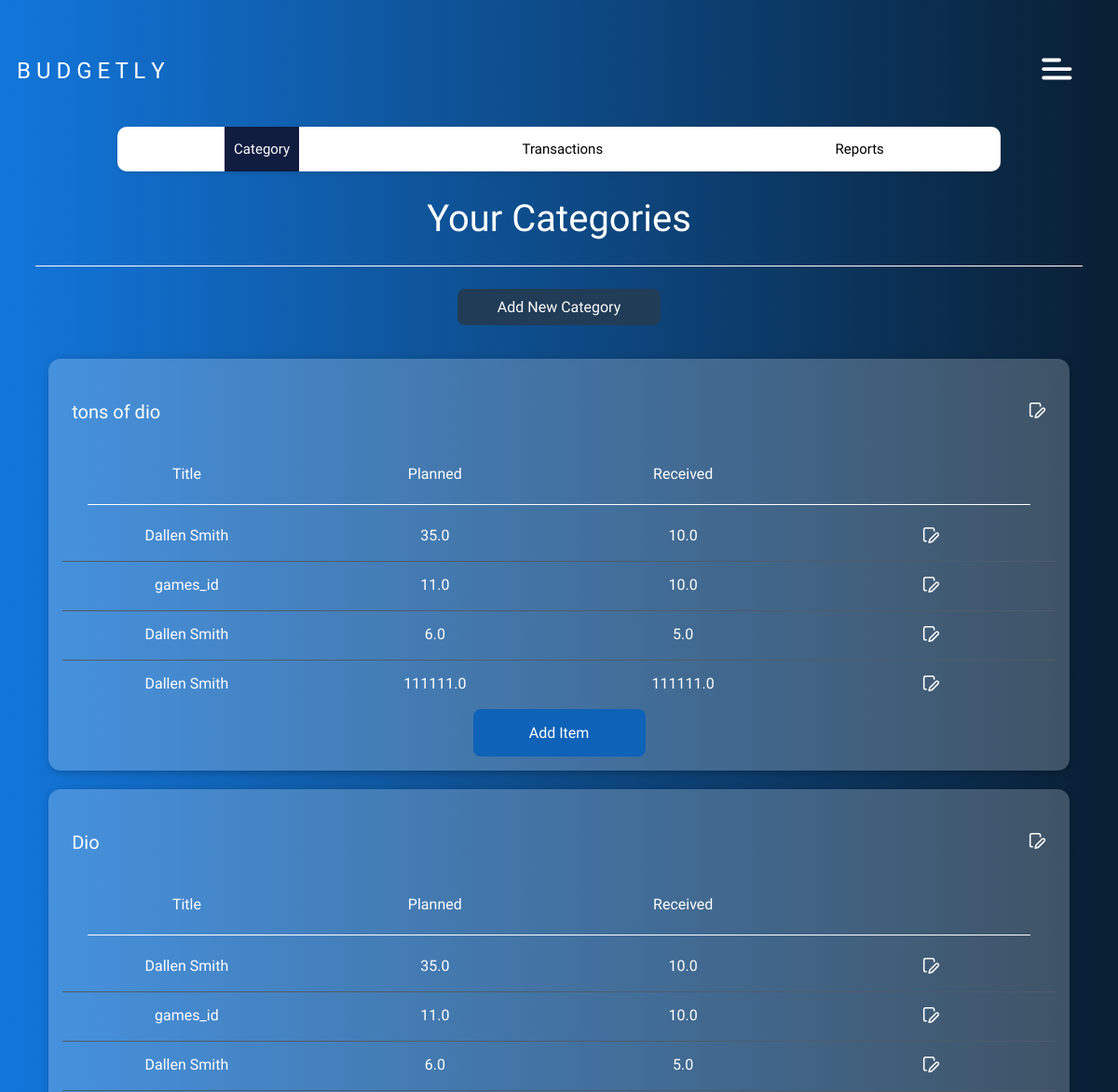
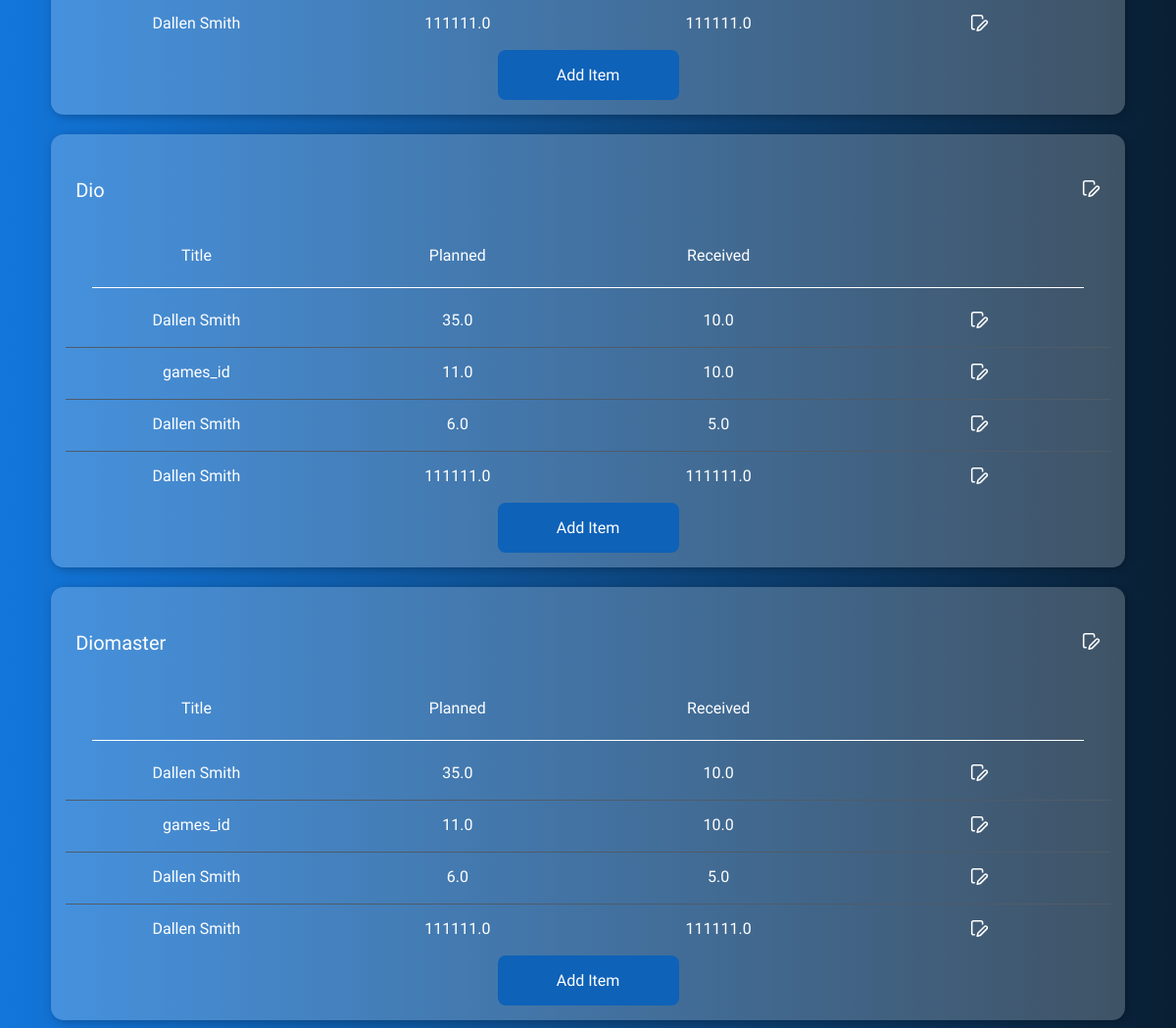
Screenshot of /budget/category/ with the database file from the repository (2 pictures, top to bottom).
### expenses/models.py (models this page shows, shortened)
class Category(models.Model):
    name = models.CharField(max_length=100)

class Item(models.Model):
    name = models.CharField(max_length=100)
    category = models.ForeignKey('Category', on_delete=models.CASCADE)
    planned = models.FloatField(max_length=15)
    received = models.FloatField(max_length=15)

### expenses/views.py (the view)
# urls.py: path('budget/category/', category_view, name='category'),
def category_view(request):
    categories = Category.objects.filter()
    items = Item.objects.filter()
    return render(request, 'budget/category.html', {'categories': categories, 'items': items})

### expenses/templates/budget/category.html
{% extends "../base/base.html" %}
{% load static %}
{% block template %}
{% include "../base/navbar.html" %}
<h1 class="page-header-title">Your Categories</h1>
<hr class="category-horizontal-rule">
<div class="new-category-button-container">
    <a class="new-category-button-link" href="{% url 'expenses:add_category' %}">
        <p class="new-category-button">Add New Category</p>
    </a>
</div>
{% for category in categories %}
<div class="category-card-container">
    <div class="category-card-top-section">
        <p class="category-card-title-text">{{ category.name }}</p>
        <a href="{% url 'expenses:edit_category' category_id=category.id %}">
            <img src="{% static 'expenses/images/edit.svg' %}">
        </a>
    </div>
    <div class="category-card-table-info">
        <div class="transactions-table category-table-container">
            <div class="transactions-table-header">
                <div class="table-cell">Title</div>
                <div class="table-cell">Planned</div>
                <div class="table-cell">Received</div>
            </div>
            <hr class="horizontal-rule">
            {% for i in items %}
            <div class="transaction-row">
                <div class="table-cell">{{i.name}}</div>
                <div class="table-cell">{{i.planned}}</div>
                <div class="table-cell">{{i.received}}</div>
                <div class="table-cell">
                    <a href="{% url 'expenses:edit_item' item_id=i.id %}">
                        <img src="{% static 'expenses/images/edit.svg' %}">
                    </a>
                </div>
            </div>
            {% endfor %}
        </div>
    </div>
    <div class="category-card-bottom-section">
        <div class="category-add-item-button-container">
            <a href="{% url 'expenses:add_item' %}" class="category-add-item-button-link">
                <p class="category-add-item-button-text">Add Item</p>
            </a>
        </div>
    </div>
</div>
{% endfor %}
{% endblock %}

### expenses/static/expenses/main.css (style rules this page uses)
body { background: linear-gradient(90deg, #1276DB, #091F33); }

### expenses/static/expenses/category.css (style rules this page uses)
.page-header-title { color: white; text-align: center; font-family: "Teko", sans-serif; font-size: 40px; font-style: normal; font-weight: 400; line-height: normal; }
.new-category-button { border: none; border-radius: 8px; background: #213C57; color: white; padding: 10px 15px; font-size: 16px; text-align: center; font-family: "Archivo Narrow", sans-serif; width: 188px; }
.new-category-button-link { text-decoration: none; text-align: center; }
.new-category-button-container { display: flex; justify-content: center; }
.category-horizontal-rule { border: none; height: 1px; color: #ffffff; background-color: #ffffff; width: 95%; }
.category-card-container { border-radius: 13px; background: rgba(255, 255, 255, 0.22); box-shadow: 2px 2px 10px 0px rgba(0, 0, 0, 0.25); padding: 15px; width: 90%; margin-left: auto; margin-right: auto; color: white; margin-top: 20px; font-family: "Archivo Narrow", sans-serif; }
.category-card-top-section { display: flex; align-items: center; justify-content: space-between; padding: 10px; }
.category-card-title-text { font-size: 20px; font-style: normal; font-weight: 200; line-height: normal; }
.category-add-item-button-container { display: flex; justify-content: center; }
.category-add-item-button-link { text-decoration: none; background-color: #0E62B8; color: white; width: 185px; text-align: center; border-radius: 8px; }
.category-table-container { margin-left: auto; margin-right: auto; }

### expenses/static/expenses/transactions.css (style rules this page uses)
.page-header-title { font-family: 'Teko', sans-serif; font-size: 40px; font-weight: 400; line-height: normal; }
.horizontal-rule { border: none; height: 1px; color: #ffffff; background-color: #ffffff; width: 95%; }
.transactions-table { width: 100%; color: white; border-radius: 8px; overflow: hidden; }
.transactions-table-header, .transaction-row { display: grid; grid-template-columns: repeat(4, 1fr); }
.transactions-table-header { padding: 10px 0; }
.transaction-row { padding: 10px 0; }
.table-cell { text-align: center; padding: 5px; }
.transaction-row:not(:last-child) { border-bottom: 1px solid #4F5B69; }

### rows the page displays
Category: name "tons of dio"
Item: name "Dallen Smith", planned "35.0", received "10.0"
Item: name "games_id", planned "11.0", received "10.0"
Item: name "Dallen Smith", planned "6.0", received "5.0"
Item: name "Dallen Smith", planned "111111.0", received "111111.0"
Category: name "Dio"
Category: name "Dio"
Category: name "Diomaster"
